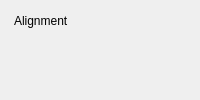
<?xml version='1.0' encoding='utf-8'?>
<ui version="4.0">
  <class>AlignmentWorkspace</class>
  <widget class="QWidget" name="AlignmentWorkspace">
    <layout class="QVBoxLayout" name="workspaceLayout" stretch="0,1">
      <property name="leftMargin">
        <number>8</number>
      </property>
      <property name="topMargin">
        <number>8</number>
      </property>
      <property name="rightMargin">
        <number>8</number>
      </property>
      <property name="bottomMargin">
        <number>8</number>
      </property>
      <property name="spacing">
        <number>6</number>
      </property>
      <item>
        <widget class="QFrame" name="workstationHeader">
          <layout class="QVBoxLayout" name="headerLayout">
            <property name="leftMargin">
              <number>6</number>
            </property>
            <property name="topMargin">
              <number>6</number>
            </property>
            <property name="rightMargin">
              <number>6</number>
            </property>
            <property name="bottomMargin">
              <number>6</number>
            </property>
            <property name="spacing">
              <number>6</number>
            </property>
            <item>
              <widget class="QLabel" name="workspaceTitle">
                <property name="text">
                  <string>Alignment</string>
                </property>
              </widget>
            </item>
          </layout>
        </widget>
      </item>
      <item>
        <widget class="QWidget" name="opticalPoseHost">
          </widget>
      </item>
    </layout>
  </widget>
  <resources />
  <connections />
</ui>
